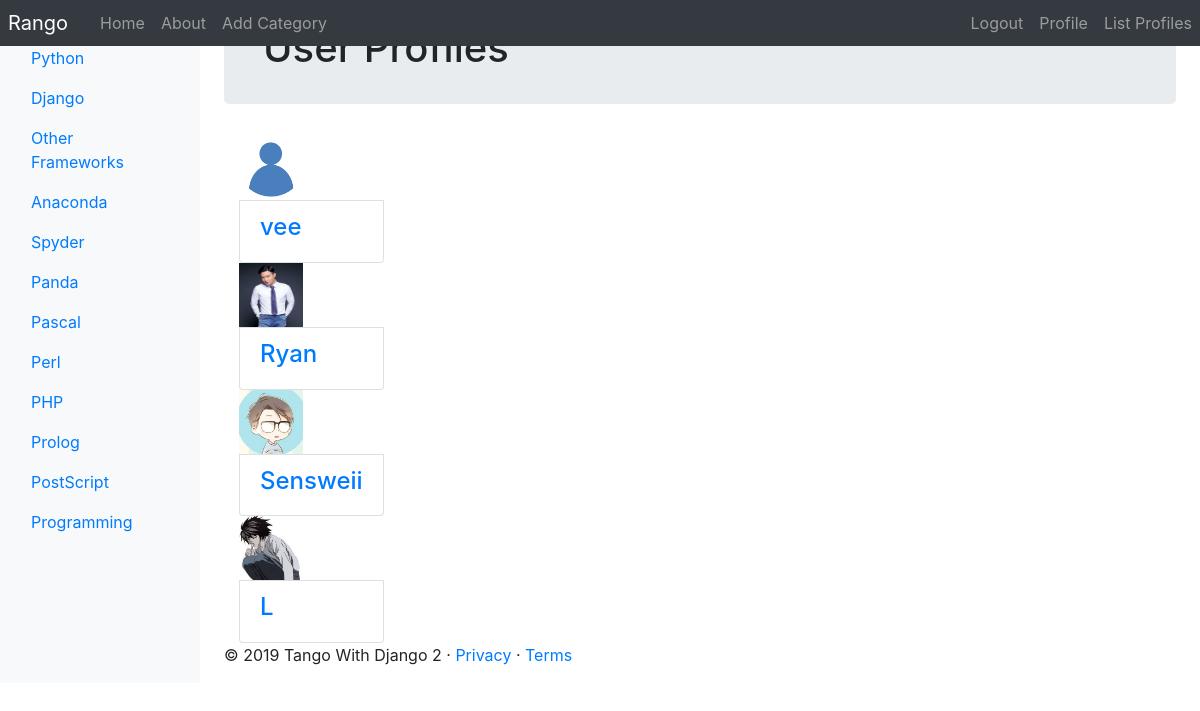
/rango/profiles/ (signed in), run on an earlier commit of the app's database.
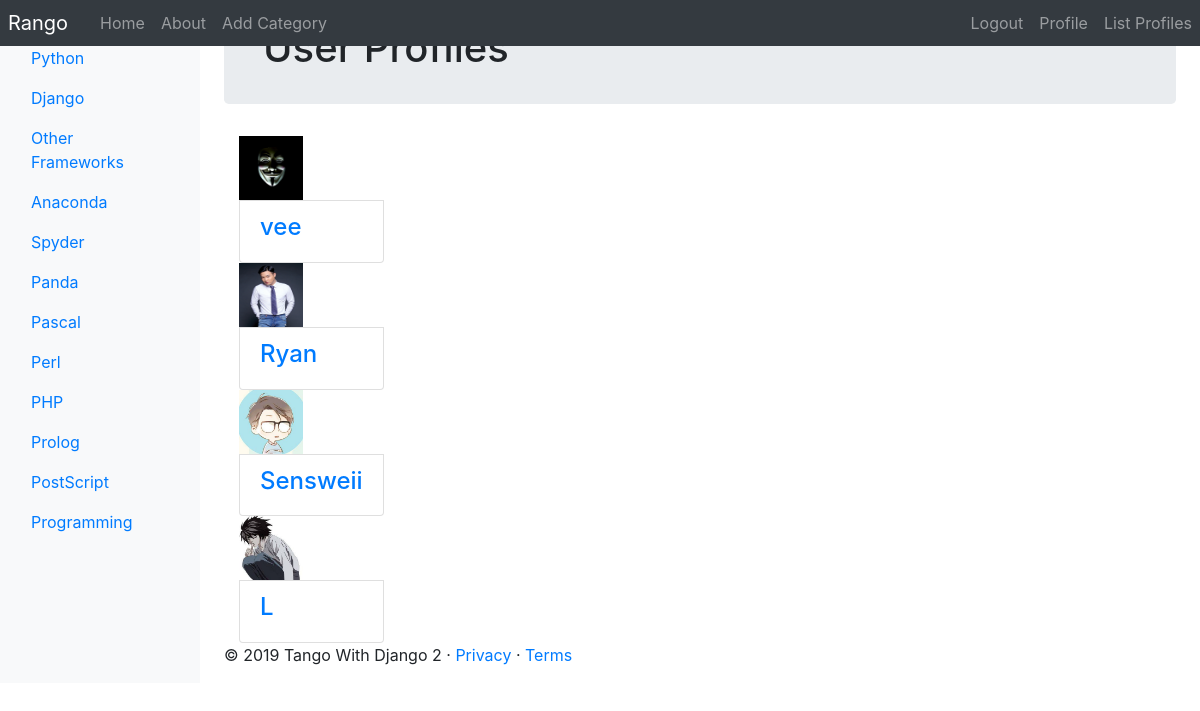
And on a later commit of the database.
### rango/models.py (models this page shows, shortened)
class Category(models.Model):
    name = models.CharField(max_length=128, unique=True)
    views = models.IntegerField(default=0)
    likes = models.IntegerField(default=0)
    slug = models.SlugField(unique=True)
    class Meta:
        verbose_name_plural = 'Categories'

class UserProfile(models.Model):
    user = models.OneToOneField(User, on_delete=models.CASCADE)
    website = models.URLField(blank=True)
    picture = models.ImageField(upload_to='profile_images', blank=True)

### rango/views.py (the view)
# urls.py: path('profiles/', views.list_profiles, name='list_profiles'),
@login_required
def list_profiles(request):
    userprofile_list = UserProfile.objects.all()
    return render(request, 'rango/list_profiles.html',
                    {'userprofile_list' : userprofile_list})

### rango/templatetags/rango_template_tags.py (called while the page is built)
@register.inclusion_tag('rango/cats.html')
def get_category_list(cat = None):
    return {'cats': Category.objects.all(),
            'act_cat': cat}

### templates/rango/list_profiles.html (shortened to what this page needs)
{% extends 'rango/base.html' %}
{% load staticfiles %}
{% block body_block %}
  <div class="jumbotron p-4">
    <div class="container">
      <h1 class="jumbotron-heading">User Profiles</h1>
    </div>
  </div>
  <div class="container">
    <div class="row">
      {% if userprofile_list %}
          <div class="panel-heading">
          <div class="panel-body">
          <div class="list-group">
              {% for listuser in userprofile_list %}
                  <div class="container">
                    {% if listuser.picture %}
                      <img width="64" height="64" src="{{ MEDIA_URL }}{{ listuser.picture }}" alt="{{listuser.username}}">
                    {% else %}
                      <img width="64" height="64" src="{% static "images/blank.png" %}"/>
                    {% endif %}
                      <div class="list-group-item">
                      <h4 class="list-group-item-heading">
                      <a href="{% url 'rango:profile' listuser.user.username %}">
                              {{ listuser.user.username }}</a>
                      </h4>
                      </div>
                  </div>
              {% endfor %}
          </div>
          </div>
          </div>
      {% else %}
          <p>There are no users for the site.</p>
      {% endif %}
    </div>
  </div>
{% endblock %}

### templates/rango/base.html (shortened to what this page needs)
<!DOCTYPE html>
{% load staticfiles %}
{% load rango_template_tags %}
<html lang="en">
    <head>
    <link href="https://getbootstrap.com/docs/4.2/dist/css/bootstrap.min.css" rel="stylesheet">
    <link href="https://getbootstrap.com/docs/4.2/examples/dashboard/dashboard.css" rel="stylesheet">
    </head>
    <body>
        <header>
            <nav class="navbar navbar-expand-md navbar-dark fixed-top bg-dark p-0">
                <a class="navbar-brand p-2" href="{% url 'rango:index' %}">Rango</a>
                <div class="collapse navbar-collapse" id="navbarCollapse">
                    <ul class="navbar-nav mr-auto">
                        <li class="nav-item"><a class="nav-link" href="{% url 'rango:index' %}">Home</a></li>
                        <li class="nav-item "><a class="nav-link" href="{% url 'rango:about' %}">About</a></li>
                      {% if user.is_authenticated %}
                        <li class="nav-item"><a class="nav-link" href="{% url 'rango:add_category' %}">Add Category</a></li>
                      {% endif %}
                    </ul>
                    <ul class="navbar-nav ml-auto">
                      {% if user.is_authenticated %}
                        <li class="nav-item"><a class="nav-link" href="{% url 'auth_logout' %}?next=/rango/">Logout</a></li>
                        <li class="nav-item "><a class="nav-link" href="{% url 'rango:profile' user.username %}">Profile</a></li>
                        <li class="nav-item "><a class="nav-link" href="{% url 'rango:list_profiles' %}">List Profiles</a></li>
                      {% else %}
                        <li class="nav-item"><a class="nav-link" href="{% url 'registration_register' %}">Register Here</a></li>
                        <li class="nav-item "><a class="nav-link" href="{% url 'auth_login' %}">Login</a></li>
                      {% endif %}
                    </ul>
                </div>
            </nav>
        </header>
        <div class="container-fluid">
            <div class="row">
                <nav class="col-md-2 d-none d-md-block bg-light sidebar">
                    <div  class="sidebar-sticky">
                      <div id="cats">
                      {% block sidebar_block %}
                          {% get_category_list category %}
                      {% endblock %}
                      </div>
                    </div>
                </nav>
                <main role="main" class="col-md-9  ml-sm-auto col-lg-10 px-4">
                    {% block body_block %}{% endblock %}
                    <footer>
                        <p>&copy; 2019 Tango With Django 2 &middot; <a href="#">Privacy</a> &middot; <a href="#">Terms</a></p>
                    </footer>
                </main>
            </div>
        </div>
    </body>
</html>

### templates/rango/cats.html (shortened to what this page needs)
<ul class="nav flex-column">
  {% if cats %}
      {% for c in cats %}
      {% if c == act_cat %}
          <li class="nav-item">
              <a class="nav-link active" href="{% url 'rango:show_category' c.slug %}">
              <span data-feather="at-sign"></span>{{ c.name }}</a>
          </li>
      {% else %}
          <li class="nav-item">
              <a class="nav-link" href="{% url 'rango:show_category' c.slug %}">
              {{ c.name }}</a>
          </li>
      {% endif %}
      {% endfor %}
  {% else %}
      <li class="nav-item">No Categories Yet!</li>
  {% endif %}
</ul>

What changed in the data, as far as the page shows it:
changed UserProfile "vee": picture: picture added
